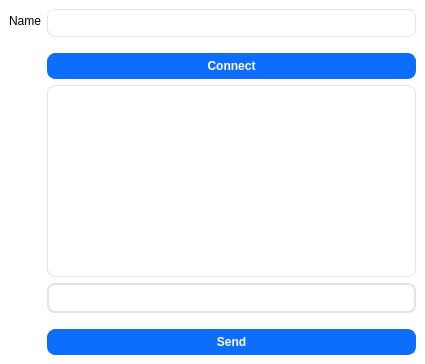
<?xml version="1.0" encoding="UTF-8"?>
<ui version="4.0">
 <class>MainWindow</class>
 <widget class="QMainWindow" name="MainWindow">
  <property name="geometry">
   <rect>
    <x>0</x>
    <y>0</y>
    <width>425</width>
    <height>364</height>
   </rect>
  </property>
  <property name="windowTitle">
   <string>MainWindow</string>
  </property>
  <property name="styleSheet">
   <string notr="true">background-color: rgb(255, 255, 255);
font: 300 9pt &quot;Corbel Light&quot;;
border-color: rgb(255, 242, 253);</string>
  </property>
  <widget class="QWidget" name="centralwidget">
   <layout class="QFormLayout" name="formLayout">
    <item row="0" column="0">
     <widget class="QLabel" name="label">
      <property name="text">
       <string>Name</string>
      </property>
     </widget>
    </item>
    <item row="0" column="1">
     <widget class="QLineEdit" name="nameInput">
      <property name="styleSheet">
       <string notr="true">border-radius: 8px;
  border: 1px solid #e0e4e7;
  padding: 5px 15px;</string>
      </property>
     </widget>
    </item>
    <item row="1" column="1">
     <widget class="QPushButton" name="connectButton">
      <property name="styleSheet">
       <string notr="true">background-color: #0d6efd;
  color: #fff;
  font-weight: 600;
  border-radius: 8px;
  border: 1px solid #0d6efd;
  padding: 5px 15px;
  margin-top: 10px;
  outline: 0px;</string>
      </property>
      <property name="text">
       <string>Connect</string>
      </property>
     </widget>
    </item>
    <item row="2" column="1">
     <widget class="QTextBrowser" name="chatDisplay">
      <property name="styleSheet">
       <string notr="true"> border-radius: 8px;
  border: 1px solid #e0e4e7;
  padding: 5px 15px;</string>
      </property>
     </widget>
    </item>
    <item row="3" column="1">
     <widget class="QLineEdit" name="messageInput">
      <property name="styleSheet">
       <string notr="true"> border-radius: 8px;
  border: 2px solid #e0e4e7;
  padding: 5px 15px;</string>
      </property>
     </widget>
    </item>
    <item row="4" column="1">
     <widget class="QPushButton" name="sendButton">
      <property name="styleSheet">
       <string notr="true">background-color: #0d6efd;
  color: #fff;
  font-weight: 600;
  border-radius: 8px;
  border: 1px solid #0d6efd;
  padding: 5px 15px;
  margin-top: 10px;
  outline: 0px;</string>
      </property>
      <property name="text">
       <string>Send</string>
      </property>
     </widget>
    </item>
   </layout>
  </widget>
 </widget>
 <resources/>
 <connections/>
</ui>
